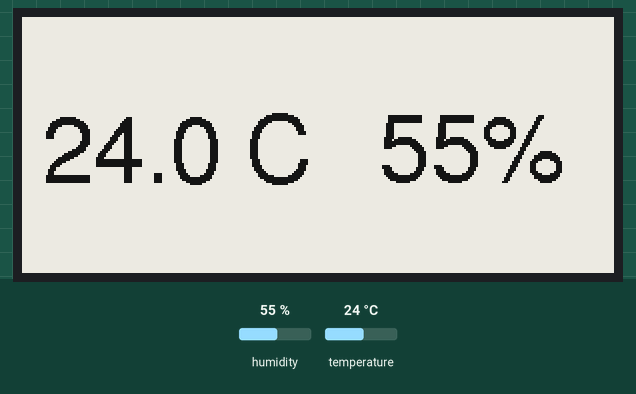
Recording of a sketch running on a simulated ESP32. Shown: 296×128 one-colour display. The inputs (shaded band) are chosen by the test bench; at power-on: humidity 55 %, temperature 24 °C. What the sketch prints to the serial monitor is not drawn.

Above: at 3.4 s.
3.5 s: humidity set to 22 %
At 5.7 s:
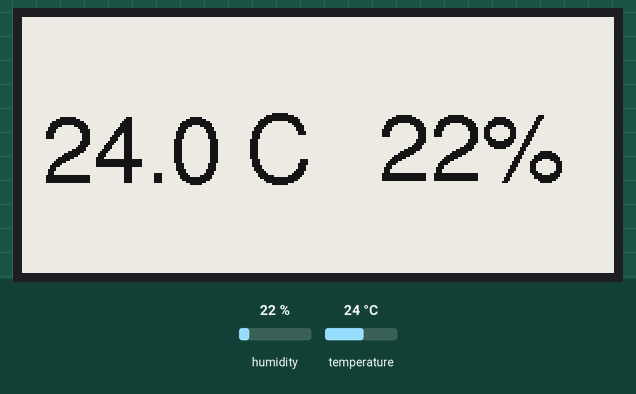
6.8 s: temperature set to 12 °C
At 8.7 s:
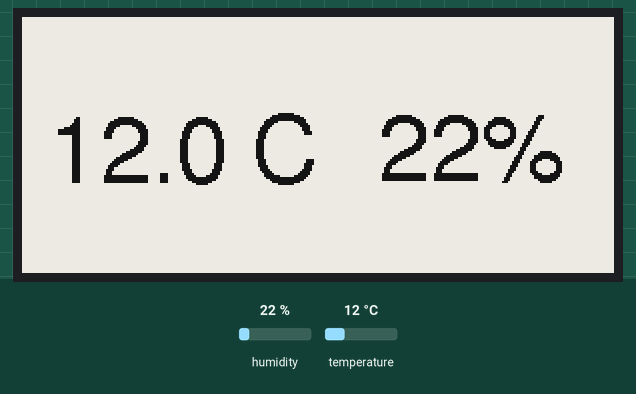
10.1 s: humidity set to 40 %
At 13.6 s:
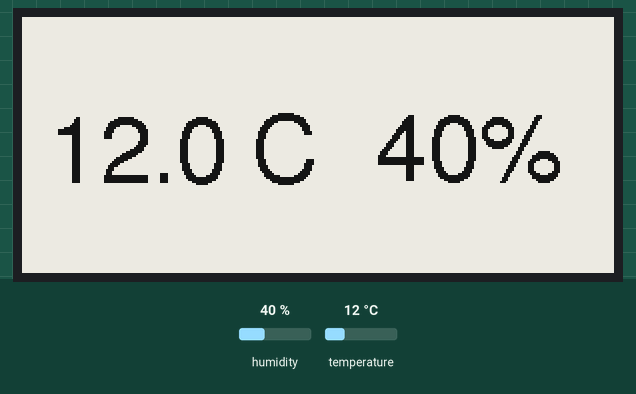
14.4 s: temperature set to 19 °C
At 16.6 s:
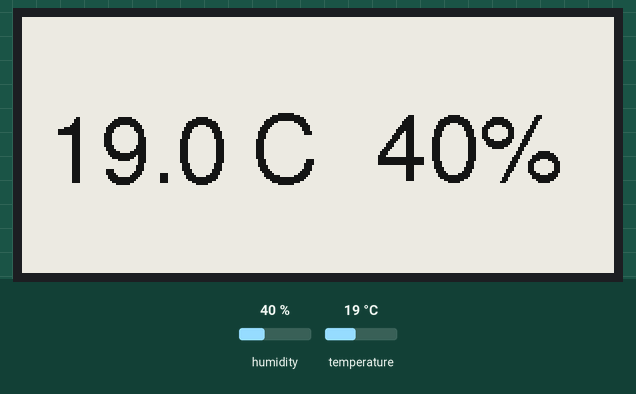
Timing chart, 0 to 18.1 s (numbered marks = the images above; inputs shaded):
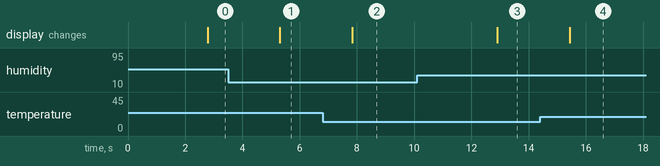

Measured:
- after the input at 3.5 s, the display: changes after 1.8 s (image 1)
- after the input at 6.8 s, the display: changes after 1.0 s (image 2)
- after the input at 10.1 s, the display: changes after 2.8 s (image 3)
- after the input at 14.4 s, the display: changes after 1.0 s (image 4)

The sketch:

thermometer-esp32.ino
```cpp
#include <WiFi.h>
#include <DHT.h>
#include <GxEPD2_BW.h>
#include <Fonts/FreeSans24pt7b.h>

#include "cfg.h"

#define DHTPIN 15

#define DHTTYPE DHT11
DHT dht(DHTPIN, DHTTYPE);

// GxEPD2_BW<GxEPD2_154_D67, GxEPD2_154_D67::HEIGHT> display(GxEPD2_154_D67(/*CS=5*/ 5, /*DC=*/ 2, /*RST=*/ -1, /*BUSY=*/ 22));
GxEPD2_BW<GxEPD2_290_BS, GxEPD2_290_BS::HEIGHT> display(GxEPD2_290_BS(/*CS=5*/ SS, /*DC=*/ 22, /*RST=*/ 21, /*BUSY=*/ 4));

const char* TEMPERATURE_FORMAT = "%.1f C";
const char* HUMIDITY_FORMAT = "%.0f%%";
uint16_t TEMPERATURE_DISPLAY_CENTER_X;
uint16_t TEMPERATURE_DISPLAY_CENTER_Y;
uint16_t HUMIDITY_DISPLAY_CENTER_X;
uint16_t HUMIDITY_DISPLAY_CENTER_Y;

void setup() {
  Serial.begin(115200);
  // connectToWiFi();

  dht.begin();
  display.init();
  display.setRotation(1);
  display.setFont(&FreeSans24pt7b);
  display.setTextColor(0, 1);
  display.setFullWindow();
  display.fillScreen(1);
  display.display();

  TEMPERATURE_DISPLAY_CENTER_X = display.width() / 4;
  TEMPERATURE_DISPLAY_CENTER_Y = display.height() / 2;

  HUMIDITY_DISPLAY_CENTER_X = display.width() * 3 / 4;
  HUMIDITY_DISPLAY_CENTER_Y = display.height() / 2;
}

void loop() {
  char humidityStr[20];
  char temperatureStr[20];
  char heatIndexStr[20];

  // Reading temperature or humidity takes about 250 milliseconds!
  // Sensor readings may also be up to 2 seconds 'old' (its a very slow sensor)
  float humidity = dht.readHumidity();
  // Read temperature as Celsius (the default)
  float temperature = dht.readTemperature();

  if (isnan(humidity) || isnan(temperature)) {
    sprintf(humidityStr, "--");
    sprintf(temperatureStr, "--");
    sprintf(heatIndexStr, "--");
    dht.begin();
  }
  else {
    // Compute heat index in Celsius (isFahreheit = false)
    float heatIndex = dht.computeHeatIndex(temperature, humidity, false);

    sprintf(humidityStr, HUMIDITY_FORMAT, humidity);
    sprintf(temperatureStr, TEMPERATURE_FORMAT, temperature);
    sprintf(heatIndexStr, TEMPERATURE_FORMAT, heatIndex);
  }

  display.fillRect(0, 0, display.width(), display.height(), 1);

  displayValue(TEMPERATURE_DISPLAY_CENTER_X, TEMPERATURE_DISPLAY_CENTER_Y, temperatureStr);
  displayValue(HUMIDITY_DISPLAY_CENTER_X, HUMIDITY_DISPLAY_CENTER_Y, humidityStr);

  display.displayWindow(0, 0, display.width(), display.height());

  delay(2000);
}

void displayValue(uint16_t centerX, uint16_t centerY, char* text) {
  Serial.printf("displayValue(%d, %d, '%s')\n", centerX, centerY, text);
  int16_t textBoundX, textBoundY;
  uint16_t textBoundWidth, textBoundHeight;

  display.getTextBounds(text, 0, 0, &textBoundX, &textBoundY, &textBoundWidth, &textBoundHeight);
  uint16_t x = centerX - (textBoundWidth - textBoundX) / 2;
  uint16_t y = centerY + textBoundHeight / 2;

  Serial.printf("x: %d, y: %d\n", x, y);

  // display.fillRect(x, y - textBoundHeight, textBoundWidth - textBoundX, textBoundHeight - textBoundY, 1);
  display.setCursor(x, y);
  display.print(text);
}

void connectToWiFi() {
  Serial.print(F("Connecting to WiFi .."));
  WiFi.mode(WIFI_STA);
  WiFi.begin(WIFI_SSID, WIFI_PASSWORD);
  while (WiFi.status() != WL_CONNECTED) {
    Serial.print('.');
    delay(1000);
  }
  Serial.println(WiFi.localIP());
}
```

cfg-template.h
```cpp
const char* WIFI_SSID = "your_wifi_here";
const char* WIFI_PASSWORD = "your_wifi_password_here";
```
